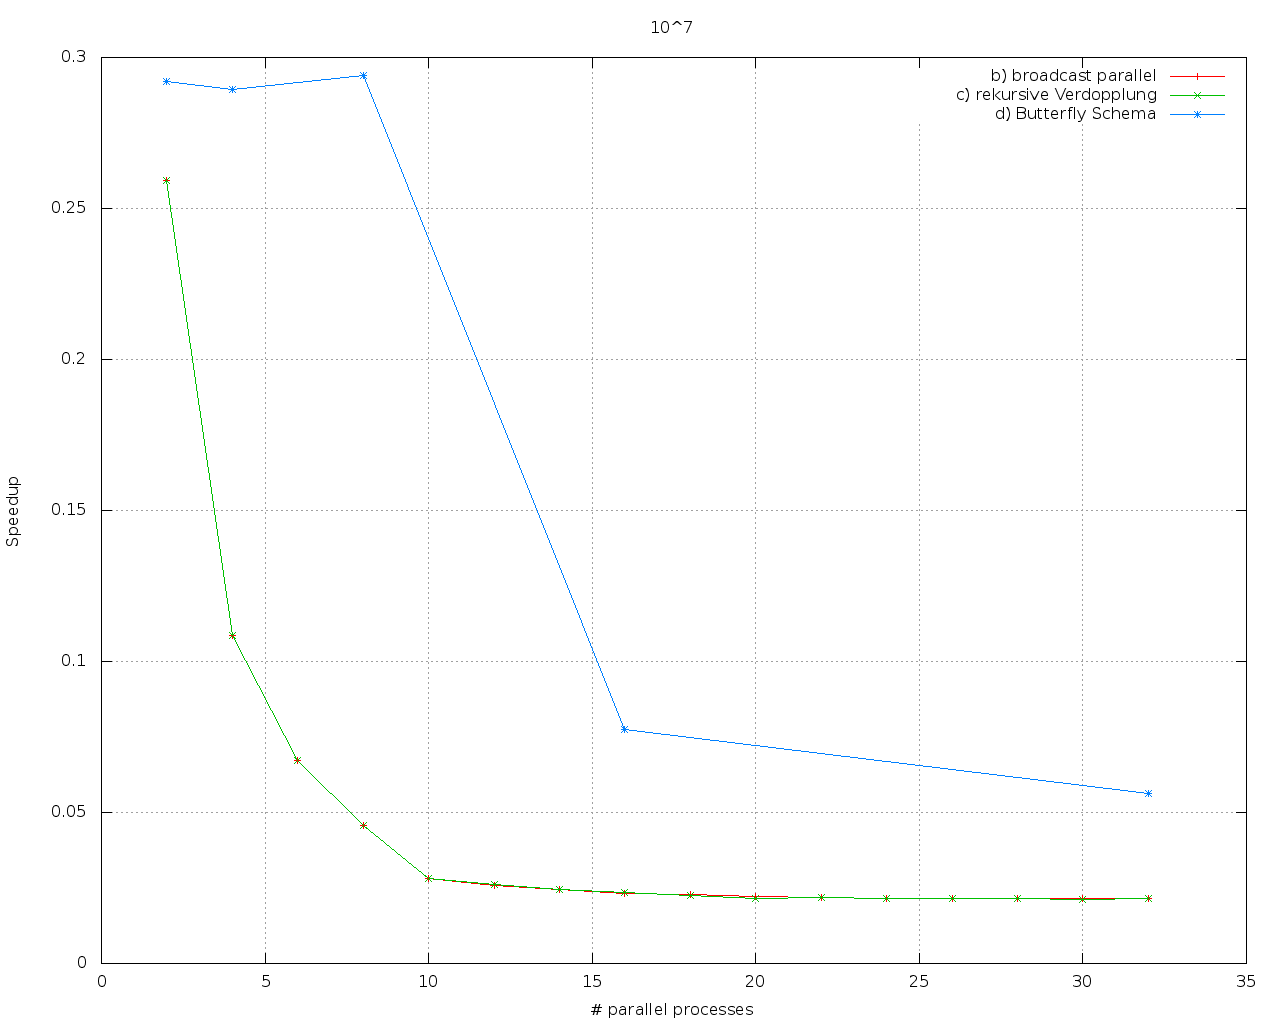

Here is the gnuplot script that generated this plot:
set terminal png size 1280,1024
set output './10p7.png'
set xlabel '# parallel processes'
set ylabel 'Speedup'
set style data linespoints
set grid
set title '10^7'
plot './ex1b_10p7_speedup.csv' title 'b) broadcast parallel', './ex1c_10p7_speedup.csv' title 'c) rekursive Verdopplung', '/ex1d_10p7_speedup.csv' title 'd) Butterfly Schema'
